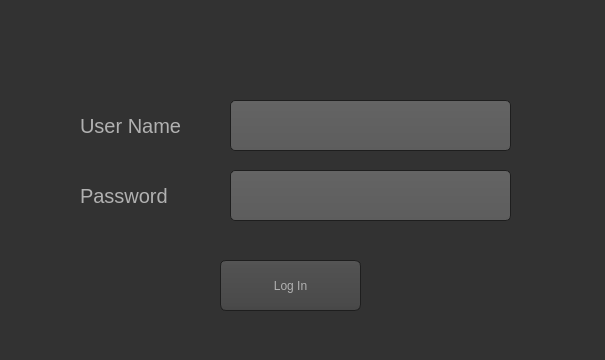
<?xml version="1.0" encoding="UTF-8"?>
<ui version="4.0">
 <class>MainWindow</class>
 <widget class="QMainWindow" name="MainWindow">
  <property name="geometry">
   <rect>
    <x>0</x>
    <y>0</y>
    <width>605</width>
    <height>360</height>
   </rect>
  </property>
  <property name="windowTitle">
   <string>MainWindow</string>
  </property>
  <property name="styleSheet">
   <string notr="true">QToolTip
{
     border: 1px solid black;
     background-color: #ffa02f;
     padding: 1px;
     border-radius: 3px;
     opacity: 100;
}
QCheckBox::indicator{
    color: #b1b1b1;

    background-color: #323232;
    border: 1px solid #b1b1b1;
    width: 9px;
    height: 9px;
}

QWidget
{
    color: #b1b1b1;
    background-color: #323232;
}

QTreeView, QListView
{
    background-color: silver;
    margin-left: 5px;
}

QWidget:item:hover
{
    background-color: QLinearGradient( x1: 0, y1: 0, x2: 0, y2: 1, stop: 0 #ffa02f, stop: 1 #ca0619);
    color: #000000;
}

QWidget:item:selected
{
    background-color: QLinearGradient( x1: 0, y1: 0, x2: 0, y2: 1, stop: 0 #ffa02f, stop: 1 #d7801a);
}

QMenuBar::item
{
    background: transparent;
}

QMenuBar::item:selected
{
    background: transparent;
    border: 1px solid #ffaa00;
}

QMenuBar::item:pressed
{
    background: #444;
    border: 1px solid #000;
    background-color: QLinearGradient(
        x1:0, y1:0,
        x2:0, y2:1,
        stop:1 #212121,
        stop:0.4 #343434/*,
        stop:0.2 #343434,
        stop:0.1 #ffaa00*/
    );
    margin-bottom:-1px;
    padding-bottom:1px;
}

QMenu
{
    border: 1px solid #000;
}

QMenu::item
{
    padding: 2px 20px 2px 20px;
}

QMenu::item:selected
{
    color: #000000;
}

QWidget:disabled
{
    color: #808080;
    background-color: #323232;
}

QAbstractItemView
{
    background-color: QLinearGradient( x1: 0, y1: 0, x2: 0, y2: 1, stop: 0 #4d4d4d, stop: 0.1 #646464, stop: 1 #5d5d5d);
}

QWidget:focus
{
    /*border: 1px solid darkgray;*/
}

QLineEdit
{
    background-color: QLinearGradient( x1: 0, y1: 0, x2: 0, y2: 1, stop: 0 #4d4d4d, stop: 0 #646464, stop: 1 #5d5d5d);
    padding: 1px;
    border-style: solid;
    border: 1px solid #1e1e1e;
    border-radius: 5;
}

QPushButton
{
    color: #b1b1b1;
    background-color: QLinearGradient( x1: 0, y1: 0, x2: 0, y2: 1, stop: 0 #565656, stop: 0.1 #525252, stop: 0.5 #4e4e4e, stop: 0.9 #4a4a4a, stop: 1 #464646);
    border-width: 1px;
    border-color: #1e1e1e;
    border-style: solid;
    border-radius: 6;
    padding: 3px;
    font-size: 12px;
    padding-left: 5px;
    padding-right: 5px;
    min-width: 40px;
}

QPushButton:pressed
{
    background-color: QLinearGradient( x1: 0, y1: 0, x2: 0, y2: 1, stop: 0 #2d2d2d, stop: 0.1 #2b2b2b, stop: 0.5 #292929, stop: 0.9 #282828, stop: 1 #252525);
}

QComboBox
{
    selection-background-color: #ffaa00;
    background-color: QLinearGradient( x1: 0, y1: 0, x2: 0, y2: 1, stop: 0 #565656, stop: 0.1 #525252, stop: 0.5 #4e4e4e, stop: 0.9 #4a4a4a, stop: 1 #464646);
    border-style: solid;
    border: 1px solid #1e1e1e;
    border-radius: 5;
}

QComboBox:hover,QPushButton:hover
{
    border: 2px solid QLinearGradient( x1: 0, y1: 0, x2: 0, y2: 1, stop: 0 #ffa02f, stop: 1 #d7801a);
}


QComboBox:on
{
    padding-top: 3px;
    padding-left: 4px;
    background-color: QLinearGradient( x1: 0, y1: 0, x2: 0, y2: 1, stop: 0 #2d2d2d, stop: 0.1 #2b2b2b, stop: 0.5 #292929, stop: 0.9 #282828, stop: 1 #252525);
    selection-background-color: #ffaa00;
}

QComboBox QAbstractItemView
{
    border: 2px solid darkgray;
    selection-background-color: QLinearGradient( x1: 0, y1: 0, x2: 0, y2: 1, stop: 0 #ffa02f, stop: 1 #d7801a);
}

QComboBox::drop-down
{
     subcontrol-origin: padding;
     subcontrol-position: top right;
     width: 15px;

     border-left-width: 0px;
     border-left-color: darkgray;
     border-left-style: solid; /* just a single line */
     border-top-right-radius: 3px; /* same radius as the QComboBox */
     border-bottom-right-radius: 3px;
 }

QComboBox::down-arrow
{
     image: url(:/dark_orange/img/down_arrow.png);
}

QGroupBox
{
    border: 1px solid darkgray;
    margin-top: 10px;
}

QGroupBox:focus
{
    border: 1px solid darkgray;
}

QTextEdit:focus
{
    border: 1px solid darkgray;
}

QScrollBar:horizontal {
     border: 1px solid #222222;
     background: QLinearGradient( x1: 0, y1: 0, x2: 0, y2: 1, stop: 0.0 #121212, stop: 0.2 #282828, stop: 1 #484848);
     height: 7px;
     margin: 0px 16px 0 16px;
}

QScrollBar::handle:horizontal
{
      background: QLinearGradient( x1: 0, y1: 0, x2: 1, y2: 0, stop: 0 #ffa02f, stop: 0.5 #d7801a, stop: 1 #ffa02f);
      min-height: 20px;
      border-radius: 2px;
}

QScrollBar::add-line:horizontal {
      border: 1px solid #1b1b19;
      border-radius: 2px;
      background: QLinearGradient( x1: 0, y1: 0, x2: 1, y2: 0, stop: 0 #ffa02f, stop: 1 #d7801a);
      width: 14px;
      subcontrol-position: right;
      subcontrol-origin: margin;
}

QScrollBar::sub-line:horizontal {
      border: 1px solid #1b1b19;
      border-radius: 2px;
      background: QLinearGradient( x1: 0, y1: 0, x2: 1, y2: 0, stop: 0 #ffa02f, stop: 1 #d7801a);
      width: 14px;
     subcontrol-position: left;
     subcontrol-origin: margin;
}

QScrollBar::right-arrow:horizontal, QScrollBar::left-arrow:horizontal
{
      border: 1px solid black;
      width: 1px;
      height: 1px;
      background: white;
}

QScrollBar::add-page:horizontal, QScrollBar::sub-page:horizontal
{
      background: none;
}

QScrollBar:vertical
{
      background: QLinearGradient( x1: 0, y1: 0, x2: 1, y2: 0, stop: 0.0 #121212, stop: 0.2 #282828, stop: 1 #484848);
      width: 7px;
      margin: 16px 0 16px 0;
      border: 1px solid #222222;
}

QScrollBar::handle:vertical
{
      background: QLinearGradient( x1: 0, y1: 0, x2: 0, y2: 1, stop: 0 #ffa02f, stop: 0.5 #d7801a, stop: 1 #ffa02f);
      min-height: 20px;
      border-radius: 2px;
}

QScrollBar::add-line:vertical
{
      border: 1px solid #1b1b19;
      border-radius: 2px;
      background: QLinearGradient( x1: 0, y1: 0, x2: 0, y2: 1, stop: 0 #ffa02f, stop: 1 #d7801a);
      height: 14px;
      subcontrol-position: bottom;
      subcontrol-origin: margin;
}

QScrollBar::sub-line:vertical
{
      border: 1px solid #1b1b19;
      border-radius: 2px;
      background: QLinearGradient( x1: 0, y1: 0, x2: 0, y2: 1, stop: 0 #d7801a, stop: 1 #ffa02f);
      height: 14px;
      subcontrol-position: top;
      subcontrol-origin: margin;
}

QScrollBar::up-arrow:vertical, QScrollBar::down-arrow:vertical
{
      border: 1px solid black;
      width: 1px;
      height: 1px;
      background: white;
}


QScrollBar::add-page:vertical, QScrollBar::sub-page:vertical
{
      background: none;
}

QTextEdit
{
    background-color: #242424;
}

QPlainTextEdit
{
    background-color: #242424;
}

QHeaderView::section
{
    background-color: QLinearGradient(x1:0, y1:0, x2:0, y2:1, stop:0 #616161, stop: 0.5 #505050, stop: 0.6 #434343, stop:1 #656565);
    color: white;
    padding-left: 4px;
    border: 1px solid #6c6c6c;
}

QCheckBox:disabled
{
color: #414141;
}

QDockWidget::title
{
    text-align: center;
    spacing: 3px; /* spacing between items in the tool bar */
    background-color: QLinearGradient(x1:0, y1:0, x2:0, y2:1, stop:0 #323232, stop: 0.5 #242424, stop:1 #323232);
}

QDockWidget::close-button, QDockWidget::float-button
{
    text-align: center;
    spacing: 1px; /* spacing between items in the tool bar */
    background-color: QLinearGradient(x1:0, y1:0, x2:0, y2:1, stop:0 #323232, stop: 0.5 #242424, stop:1 #323232);
}

QDockWidget::close-button:hover, QDockWidget::float-button:hover
{
    background: #242424;
}

QDockWidget::close-button:pressed, QDockWidget::float-button:pressed
{
    padding: 1px -1px -1px 1px;
}

QMainWindow::separator
{
    background-color: QLinearGradient(x1:0, y1:0, x2:0, y2:1, stop:0 #161616, stop: 0.5 #151515, stop: 0.6 #212121, stop:1 #343434);
    color: white;
    padding-left: 4px;
    border: 1px solid #4c4c4c;
    spacing: 3px; /* spacing between items in the tool bar */
}

QMainWindow::separator:hover
{

    background-color: QLinearGradient(x1:0, y1:0, x2:0, y2:1, stop:0 #d7801a, stop:0.5 #b56c17 stop:1 #ffa02f);
    color: white;
    padding-left: 4px;
    border: 1px solid #6c6c6c;
    spacing: 3px; /* spacing between items in the tool bar */
}

QToolBar::handle
{
     spacing: 3px; /* spacing between items in the tool bar */
     background: url(:/dark_orange/img/handle.png);
}

QMenu::separator
{
    height: 2px;
    background-color: QLinearGradient(x1:0, y1:0, x2:0, y2:1, stop:0 #161616, stop: 0.5 #151515, stop: 0.6 #212121, stop:1 #343434);
    color: white;
    padding-left: 4px;
    margin-left: 10px;
    margin-right: 5px;
}

QProgressBar
{
    border: 2px solid grey;
    border-radius: 5px;
    text-align: center;
}

QProgressBar::chunk
{
    background-color: #d7801a;
    width: 2.15px;
    margin: 0.5px;
}

QTabBar::tab {
    color: #b1b1b1;
    border: 1px solid #444;
    border-bottom-style: none;
    background-color: #323232;
    padding-left: 10px;
    padding-right: 10px;
    padding-top: 3px;
    padding-bottom: 2px;
    margin-right: -1px;
}

QTabWidget::pane {
    border: 1px solid #444;
    top: 1px;
}

QTabBar::tab:last
{
    margin-right: 0; /* the last selected tab has nothing to overlap with on the right */
    border-top-right-radius: 3px;
}

QTabBar::tab:first:!selected
{
 margin-left: 0px; /* the last selected tab has nothing to overlap with on the right */


    border-top-left-radius: 3px;
}

QTabBar::tab:!selected
{
    color: #b1b1b1;
    border-bottom-style: solid;
    margin-top: 3px;
    background-color: QLinearGradient(x1:0, y1:0, x2:0, y2:1, stop:1 #212121, stop:.4 #343434);
}

QTabBar::tab:selected
{
    border-top-left-radius: 3px;
    border-top-right-radius: 3px;
    margin-bottom: 0px;
}

QTabBar::tab:!selected:hover
{
    /*border-top: 2px solid #ffaa00;
    padding-bottom: 3px;*/
    border-top-left-radius: 3px;
    border-top-right-radius: 3px;
    background-color: QLinearGradient(x1:0, y1:0, x2:0, y2:1, stop:1 #212121, stop:0.4 #343434, stop:0.2 #343434, stop:0.1 #ffaa00);
}

QRadioButton::indicator:checked, QRadioButton::indicator:unchecked{
    color: #b1b1b1;
    background-color: #323232;
    border: 1px solid #b1b1b1;
    border-radius: 6px;
}

QRadioButton::indicator:checked
{
    background-color: qradialgradient(
        cx: 0.5, cy: 0.5,
        fx: 0.5, fy: 0.5,
        radius: 1.0,
        stop: 0.25 #ffaa00,
        stop: 0.3 #323232
    );
}



QRadioButton::indicator
{
    border-radius: 6px;
}

QRadioButton::indicator:hover, QCheckBox::indicator:hover
{
    border: 1px solid #ffaa00;
 background-color: #ffa02f;
}

QCheckBox::indicator:checked
{
 background-color: #ffa02f;
}

QCheckBox::indicator:disabled, QRadioButton::indicator:disabled
{
    border: 1px solid #444;
color : rgb(255, 0, 0)
}


QSlider::groove:horizontal {
    border: 1px solid #3A3939;
    height: 8px;
    background: #201F1F;
    margin: 2px 0;
    border-radius: 2px;
}

QSlider::handle:horizontal {
    background: QLinearGradient( x1: 0, y1: 0, x2: 0, y2: 1,
      stop: 0.0 silver, stop: 0.2 #a8a8a8, stop: 1 #727272);
    border: 1px solid #3A3939;
    width: 14px;
    height: 14px;
    margin: -4px 0;
    border-radius: 2px;
}

QSlider::groove:vertical {
    border: 1px solid #3A3939;
    width: 8px;
    background: #201F1F;
    margin: 0 0px;
    border-radius: 2px;
}

QSlider::handle:vertical {
    background: QLinearGradient( x1: 0, y1: 0, x2: 0, y2: 1, stop: 0.0 silver,
      stop: 0.2 #a8a8a8, stop: 1 #727272);
    border: 1px solid #3A3939;
    width: 14px;
    height: 14px;
    margin: 0 -4px;
    border-radius: 2px;
}

QAbstractSpinBox {
    padding-top: 2px;
    padding-bottom: 2px;
    border: 1px solid darkgray;

    border-radius: 2px;
    min-width: 50px;
}
</string>
  </property>
  <widget class="QWidget" name="centralwidget">
   <widget class="QLineEdit" name="lineEdit">
    <property name="geometry">
     <rect>
      <x>230</x>
      <y>100</y>
      <width>281</width>
      <height>51</height>
     </rect>
    </property>
   </widget>
   <widget class="QLineEdit" name="lineEdit_2">
    <property name="geometry">
     <rect>
      <x>230</x>
      <y>170</y>
      <width>281</width>
      <height>51</height>
     </rect>
    </property>
   </widget>
   <widget class="QLabel" name="label">
    <property name="geometry">
     <rect>
      <x>80</x>
      <y>110</y>
      <width>131</width>
      <height>31</height>
     </rect>
    </property>
    <property name="font">
     <font>
      <pointsize>15</pointsize>
     </font>
    </property>
    <property name="text">
     <string>User Name</string>
    </property>
   </widget>
   <widget class="QLabel" name="label_2">
    <property name="geometry">
     <rect>
      <x>80</x>
      <y>180</y>
      <width>131</width>
      <height>31</height>
     </rect>
    </property>
    <property name="font">
     <font>
      <pointsize>15</pointsize>
     </font>
    </property>
    <property name="text">
     <string>Password</string>
    </property>
   </widget>
   <widget class="QPushButton" name="pushButton">
    <property name="geometry">
     <rect>
      <x>220</x>
      <y>260</y>
      <width>141</width>
      <height>51</height>
     </rect>
    </property>
    <property name="text">
     <string>Log In</string>
    </property>
   </widget>
  </widget>
  <widget class="QStatusBar" name="statusbar"/>
 </widget>
 <resources/>
 <connections/>
</ui>
